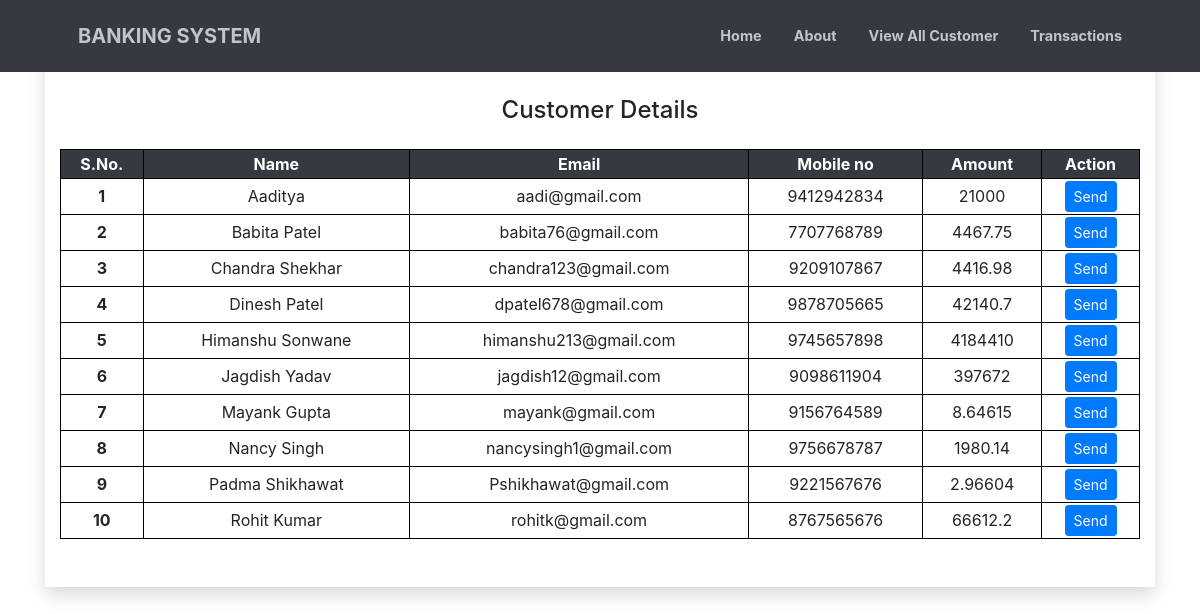
/customer.php, run on the app's committed database.
### tables this page shows
CREATE TABLE `customers` (
  `id` int(255) UNSIGNED NOT NULL,
  `Name` varchar(100) NOT NULL,
  `Email` varchar(100) NOT NULL,
  `Mobile_no` bigint(10) UNSIGNED NOT NULL,
  `Amount` float NOT NULL
);

### connection.php (called while the page is built, shortened)
<?php
$dbhost = "localhost";
$dbuser = "root";
$dbpass = "";
$dbname = "Bank";
$conn = mysqli_connect($dbhost , $dbuser , $dbpass , $dbname);
$sql = "SELECT * FROM customers ";
$result = mysqli_query($conn , $sql);
?>

### customer.php (the view, shortened to what this page needs)
<!DOCTYPE html>
<html>
<head>
   <link rel="stylesheet" type="text/css" href="css/styles.css">
  <link rel="stylesheet" href="https://maxcdn.bootstrapcdn.com/bootstrap/4.0.0/css/bootstrap.min.css">
  <link rel="stylesheet" href="https://stackpath.bootstrapcdn.com/font-awesome/4.7.0/css/font-awesome.min.css">
</head>
<body>
 <section>
 <nav class="navbar navbar-expand-lg navbar-dark fixed-top py-3 bg-dark" id="mainNav">
            <div class="container px-4 px-lg-5">
                <a class="navbar-brand" href="#page-top">BANKING SYSTEM</a>
                <div class="collapse navbar-collapse" id="navbarResponsive">
                    <ul class="navbar-nav ms-auto my-2 my-lg-0">
                        <li class="nav-item"><a class="nav-link" href="index.php">Home</a></li>
                        <li class="nav-item"><a class="nav-link" href="bank.php#about">About</a></li>
                        <li class="nav-item"><a class="nav-link" href="customer.php">View All Customer</a></li>
                        <li class="nav-item"><a class="nav-link" href="transaction.php">Transactions</a></li>
                    </ul>
                </div>
            </div>
        </nav>
   </section>
<body>
 <div class="container">
<main id="main"class="main">
<div class="container bg-white shadow">
    <div class="py-5 mt-5">
    <h4 class="text-center pb-3">Customer Details</h4>
    <div class="table-responsive">
    <table class="table-hover text-center"style="width:100%">
    <tr class="bg-dark text-white">
        <th>S.No.</th>
        <th>Name</th>
        <th>Email</th>
        <th>Mobile no</th>
        <th>Amount</th>
        <th>Action</th>
    </tr>
    <?php
    include 'connection.php';
    if( mysqli_num_rows($result) > 0){
        while( $rows = mysqli_fetch_assoc($result) ){
             echo "<tr>
                    <th scope='row'>".$rows['id']."</th>
                    <td>".$rows['Name']."</td>
                    <td>".$rows['Email']."</td>
                    <td>".$rows['Mobile_no']."</td>
                    <td>".$rows['Amount']."</td>
                    <td><a href='send.php?name=".$rows['Name']."'><button type='button' class='btn btn-primary btn-sm'>Send</button></a></td>
                  </tr>";
 }
                  }else{
                    echo "<script>alert('No data found in table!');</script>";
                  }
                ?>
    </table>
  </div>
    </div>
</div>
</main>
</div>
</body>
</html>

### customer.php (style rules this page uses)
table, th, td { border: 1px solid black; padding: 2px; }
table { border-spacing: 10px; }

### data on the page
customers: id "1", Name "Aaditya", Email "aadi@gmail.com", Mobile_no "9412942834", Amount "21000"
customers: id "2", Name "Babita Patel", Email "babita76@gmail.com", Mobile_no "7707768789", Amount "4467.75"
customers: id "3", Name "Chandra Shekhar", Email "chandra123@gmail.com", Mobile_no "9209107867", Amount "4416.98"
customers: id "4", Name "Dinesh Patel", Email "dpatel678@gmail.com", Mobile_no "9878705665", Amount "42140.7"
customers: id "5", Name "Himanshu Sonwane", Email "himanshu213@gmail.com", Mobile_no "9745657898", Amount "4184410"
customers: id "6", Name "Jagdish Yadav", Email "jagdish12@gmail.com", Mobile_no "9098611904", Amount "397672"
customers: id "7", Name "Mayank Gupta", Email "mayank@gmail.com", Mobile_no "9156764589", Amount "8.64615"
customers: id "8", Name "Nancy Singh", Email "nancysingh1@gmail.com", Mobile_no "9756678787", Amount "1980.14"
customers: id "9", Name "Padma Shikhawat", Email "Pshikhawat@gmail.com", Mobile_no "9221567676", Amount "2.96604"
customers: id "10", Name "Rohit Kumar", Email "rohitk@gmail.com", Mobile_no "8767565676", Amount "66612.2"
